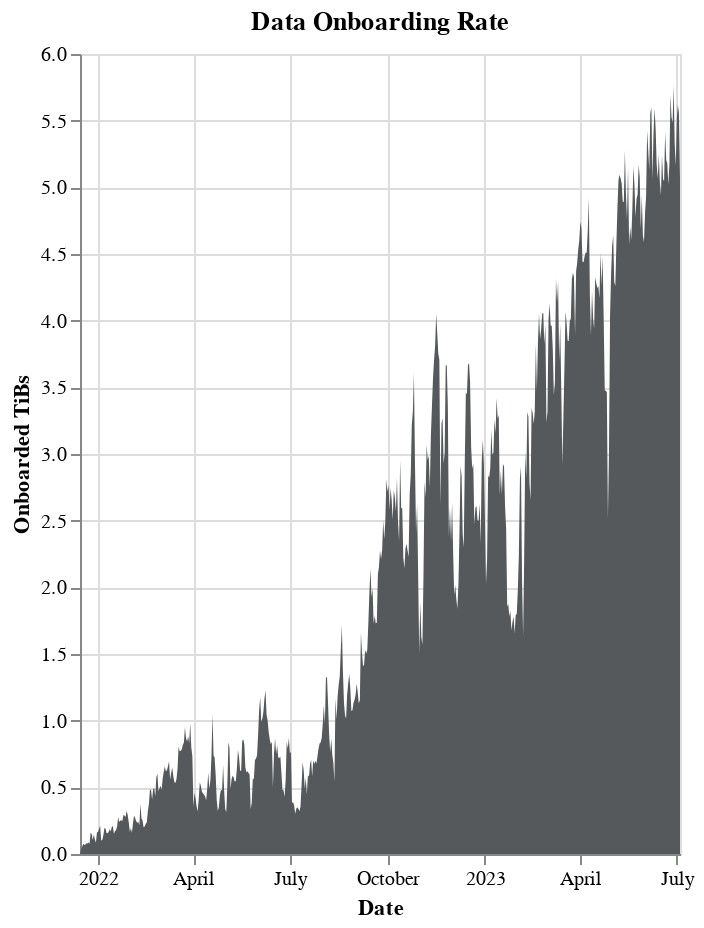

The notebook cell saved with this chart:
### Code cell
# Altair chart of daily data on chain

alt.Chart(df).mark_area().encode(
    x=alt.X("date:T", title="Date"),
    y=alt.Y("onboarded_tibs:Q", title="Onboarded TiBs"),
    color=alt.value("#55595c"),
    tooltip=["date:T", "onboarded_tibs:Q"],
).properties(
    width="container",
    height=400,
    title="Data Onboarding Rate",
)

### Figure 1 — Vega-Lite specification as saved in the notebook (floating-point values rounded to 4 significant figures; data arrays with more than 128 entries replaced by an {"elided": "..."} marker saying what was removed)
{"config": {"view": {"continuousWidth": 300, "continuousHeight": 300}}, "data": {"name": "data-7448b8b291000bb6d69c8cf6fa13ec90"}, "mark": {"type": "area"}, "encoding": {"color": {"value": "#55595c"}, "tooltip": [{"field": "date", "type": "temporal"}, {"field": "onboarded_tibs", "type": "quantitative"}], "x": {"field": "date", "title": "Date", "type": "temporal"}, "y": {"field": "onboarded_tibs", "title": "Onboarded TiBs", "type": "quantitative"}}, "height": 400, "title": "Data Onboarding Rate", "width": "container", "$schema": "https://vega.github.io/schema/vega-lite/v5.8.0.json", "datasets": {"data-7448b8b291000bb6d69c8cf6fa13ec90": {"elided": "567 records"}}}
